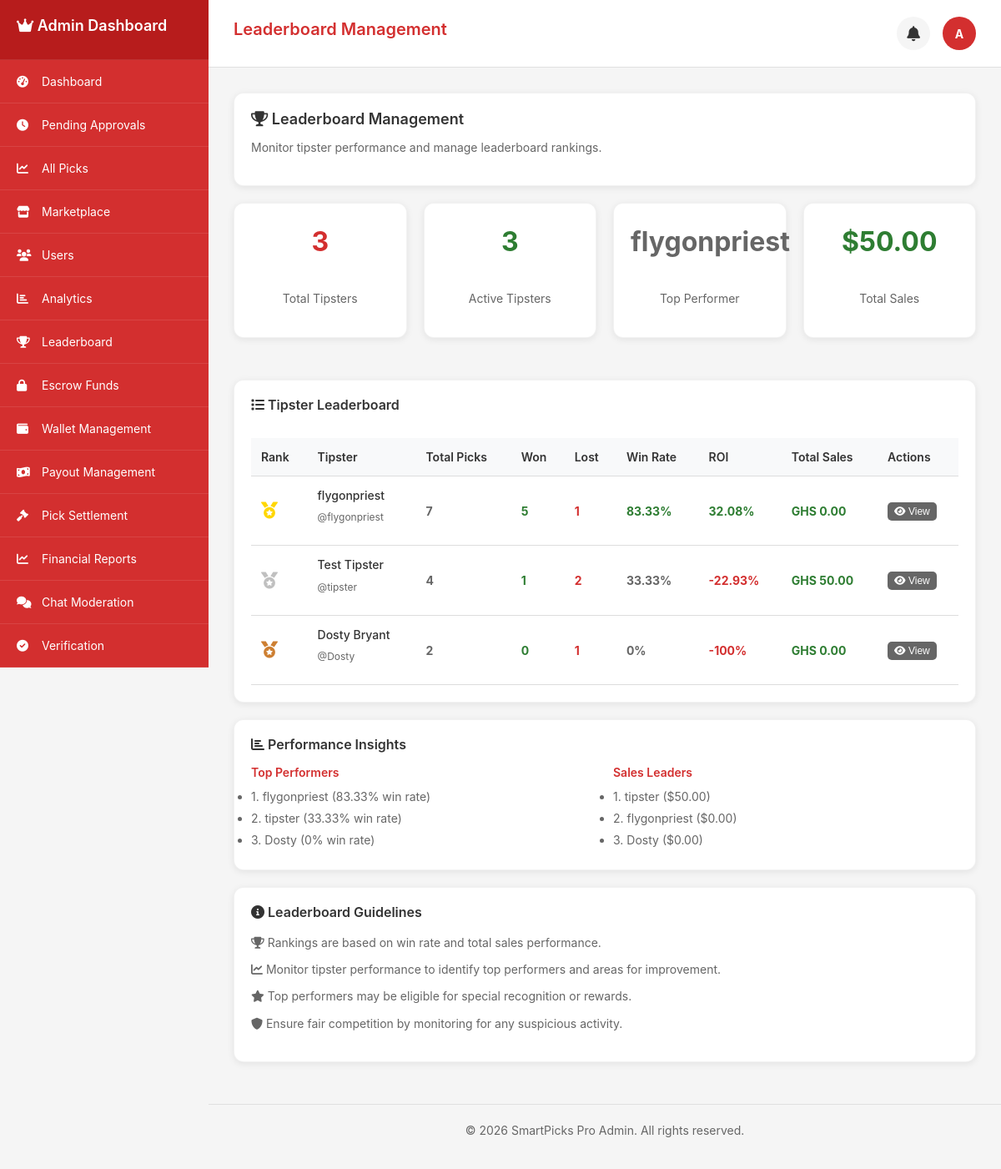
/admin_leaderboard (signed in), run on the app's committed database.
### tables this page shows
CREATE TABLE `users` (
  `id` int(11) NOT NULL AUTO_INCREMENT,
  `username` varchar(50) NOT NULL,
  `email` varchar(100) NOT NULL,
  `password` varchar(255) NOT NULL,
  `display_name` varchar(100) NOT NULL,
  `avatar` varchar(255) DEFAULT NULL,
  `role` enum('user','tipster','admin') DEFAULT 'user',
  `status` enum('active','inactive','suspended') DEFAULT 'active',
  `phone` varchar(20) DEFAULT NULL,
  `country` varchar(50) DEFAULT 'Ghana',
  `timezone` varchar(50) DEFAULT 'Africa/Accra',
  `last_login` datetime DEFAULT NULL,
  `created_at` datetime DEFAULT current_timestamp(),
  `updated_at` datetime DEFAULT current_timestamp() ON UPDATE current_timestamp(),
  `country_code` varchar(3) DEFAULT 'GHA',
  `flag_emoji` varchar(10) DEFAULT '??',
  `is_online` tinyint(1) DEFAULT 0,
  `last_activity` datetime DEFAULT NULL,
  `is_verified` tinyint(1) DEFAULT 0,
  `email_notifications` tinyint(1) DEFAULT 1,
  `sms_notifications` tinyint(1) DEFAULT 0,
  `push_notifications` tinyint(1) DEFAULT 1,
  `bio` text DEFAULT NULL,
  PRIMARY KEY (`id`),
  UNIQUE KEY `username` (`username`),
  UNIQUE KEY `email` (`email`),
  KEY `idx_username` (`username`),
  KEY `idx_email` (`email`),
  KEY `idx_role` (`role`),
  KEY `idx_status` (`status`),
  KEY `idx_country_code` (`country_code`),
  KEY `idx_is_online` (`is_online`)
);

### app/controllers/admin_leaderboard.php (the view, shortened to what the rows shown need)
<?php
require_once __DIR__ . '/../../config/config.php';
require_once __DIR__ . '/../models/Database.php';
require_once __DIR__ . '/../models/TipsterPerformanceService.php';
$db = Database::getInstance();
$userId = $_SESSION['user_id'];
$user = $db->fetch("SELECT * FROM users WHERE id = ?", [$userId]);
$leaderboardData = [];
$performanceService = TipsterPerformanceService::getInstance();
try {
    $leaderboardData = $performanceService->getLeaderboard(20);
} catch (Exception $e) {
    $leaderboardData = [];
    $stats = [
        'total_tipsters' => 0,
        'total_picks' => 0,
        'total_won' => 0,
        'total_lost' => 0,
        'total_sales' => 0,
        'platform_roi' => 0,
        'active_tipsters' => 0,
        'top_performer' => 'N/A'
    ];
}
$pageTitle = "Leaderboard Management";
?>
<div class="admin-leaderboard-content">
    <div class="card">
        <h2><i class="fas fa-trophy"></i> Leaderboard Management</h2>
    </div>
    <div class="card">
        <?php if (empty($leaderboardData)): ?>
        <div style="text-align: center; padding: 40px; color: #666;">
            <i class="fas fa-trophy" style="font-size: 48px; color: #ccc; margin-bottom: 20px;"></i>
            <p>No tipster data available yet.</p>
        </div>
        <?php else: ?>
        <div style="overflow-x: auto; margin-top: 15px;">
            <table style="width: 100%; border-collapse: collapse;">
                <thead>
                    <tr style="background-color: #f8f9fa;">
                        <th style="padding: 12px; text-align: left; border-bottom: 1px solid #ddd;">Rank</th>
                        <th style="padding: 12px; text-align: left; border-bottom: 1px solid #ddd;">Tipster</th>
                        <th style="padding: 12px; text-align: left; border-bottom: 1px solid #ddd;">Total Picks</th>
                        <th style="padding: 12px; text-align: left; border-bottom: 1px solid #ddd;">Won</th>
                        <th style="padding: 12px; text-align: left; border-bottom: 1px solid #ddd;">Lost</th>
                        <th style="padding: 12px; text-align: left; border-bottom: 1px solid #ddd;">Win Rate</th>
                        <th style="padding: 12px; text-align: left; border-bottom: 1px solid #ddd;">ROI</th>
                        <th style="padding: 12px; text-align: left; border-bottom: 1px solid #ddd;">Total Sales</th>
                        <th style="padding: 12px; text-align: left; border-bottom: 1px solid #ddd;">Actions</th>
                    </tr>
                </thead>
                <tbody>
                    <?php foreach ($leaderboardData as $index => $tipster): ?>
                    <tr style="border-bottom: 1px solid #f0f0f0;">
                        <td style="padding: 12px;">
                            <div style="display: flex; align-items: center; gap: 10px;">
                                <?php if ($index < 3): ?>
                                    <i class="fas fa-medal" style="font-size: 20px; color: <?php echo $index === 0 ? '#ffd700' : ($index === 1 ? '#c0c0c0' : '#cd7f32'); ?>;"></i>
                                <?php else: ?>
                                    <span style="font-size: 16px; font-weight: bold; color: #666;"><?php echo $index + 1; ?></span>
                                <?php endif; ?>
                            </div>
                        </td>
                        <td style="padding: 12px;">
                            <p style="font-weight: 500; margin-bottom: 5px;"><?php echo htmlspecialchars($tipster['display_name'] ?: $tipster['username']); ?></p>
                            <p style="font-size: 12px; color: #666;">@<?php echo htmlspecialchars($tipster['username']); ?></p>
                        </td>
                        <td style="padding: 12px;">
                            <span style="font-weight: bold; color: #666;">
                                <?php echo $tipster['total_picks']; ?>
                            </span>
                        </td>
                        <td style="padding: 12px;">
                            <span style="font-weight: bold; color: #2e7d32;">
                                <?php echo $tipster['won_picks']; ?>
                            </span>
                        </td>
                        <td style="padding: 12px;">
                            <span style="font-weight: bold; color: #d32f2f;">
                                <?php echo $tipster['lost_picks']; ?>
                            </span>
                        </td>
                        <td style="padding: 12px;">
                            <span style="font-weight: bold; color: <?php echo $tipster['win_rate'] >= 60 ? '#2e7d32' : ($tipster['win_rate'] >= 40 ? '#d32f2f' : '#666'); ?>;">
                                <?php echo $tipster['win_rate']; ?>%
                            </span>
                        </td>
                        <td style="padding: 12px;">
                            <span style="font-weight: bold; color: <?php echo $tipster['roi'] >= 0 ? '#2e7d32' : '#d32f2f'; ?>;">
                                <?php echo $tipster['roi']; ?>%
                            </span>
                        </td>
                        <td style="padding: 12px;">
                            <span style="font-weight: bold; color: #2e7d32;">
                                GHS <?php echo number_format($tipster['total_sales'], 2); ?>
                            </span>
                        </td>
                        <td style="padding: 12px;">
                            <button type="button" class="btn btn-secondary" style="padding: 4px 8px; font-size: 12px;" onclick="viewTipsterProfile(<?php echo $tipster['id']; ?>)">
                                <i class="fas fa-eye"></i> View
                            </button>
                        </td>
                    </tr>
                    <?php endforeach; ?>
                </tbody>
            </table>
        </div>
        <?php endif; ?>
    </div>
    <div class="card">
        <div style="margin-top: 15px;">
            <?php if (!empty($leaderboardData)): ?>
            <div style="display: grid; grid-template-columns: 1fr 1fr; gap: 20px;">
                <div>
                    <ul style="color: #666; font-size: 14px;">
                        <?php for ($i = 0; $i < min(3, count($leaderboardData)); $i++): ?>
                        <li style="margin-bottom: 5px;">
                            <?php echo ($i + 1); ?>. <?php echo htmlspecialchars($leaderboardData[$i]['username']); ?>
                            (<?php echo $leaderboardData[$i]['win_rate']; ?>% win rate)
                        </li>
                        <?php endfor; ?>
                    </ul>
                </div>
                <div>
                    <ul style="color: #666; font-size: 14px;">
                        <?php
                        $salesLeaders = $leaderboardData;
                        usort($salesLeaders, function($a, $b) { return $b['total_sales'] <=> $a['total_sales']; });
                        for ($i = 0; $i < min(3, count($salesLeaders)); $i++): ?>
                        <li style="margin-bottom: 5px;">
                            <?php echo ($i + 1); ?>. <?php echo htmlspecialchars($salesLeaders[$i]['username']); ?>
                            ($<?php echo number_format($salesLeaders[$i]['total_sales'], 2); ?>)
                        </li>
                        <?php endfor; ?>
                    </ul>
                </div>
            </div>
            <?php else: ?>
            <p style="color: #666;">No performance data available yet.</p>
            <?php endif; ?>
        </div>
    </div>
</div>
<?php
$content = ob_get_clean();
include __DIR__ . '/../views/layouts/admin_layout.php';
?>

### app/views/layouts/admin_layout.php (shortened to what the rows shown need)
<!DOCTYPE html>
<html lang="en">
<head>
    <link rel="stylesheet" href="https://cdnjs.cloudflare.com/ajax/libs/font-awesome/6.0.0-beta3/css/all.min.css">
</head>
<body>
    <div class="sidebar" id="sidebar">
        <div class="sidebar-header">
            <h2><i class="fas fa-crown"></i> Admin Dashboard</h2>
        </div>
    </div>
    <div class="main-content">
        <div class="page-header">
            <h1 class="page-title"><?php echo isset($pageTitle) ? $pageTitle : 'Admin Dashboard'; ?></h1>
            <div class="admin-info">
                <div class="notification-container">
                    <div class="notification-bell" id="notificationBell" onclick="toggleNotificationDropdown()">
                    </div>
                </div>
                <div class="admin-avatar">
                    <?php echo isset($user) ? strtoupper(substr($user['username'], 0, 1)) : 'A'; ?>
                </div>
            </div>
        </div>
        <div class="content-area">
            <?php echo isset($content) ? $content : ''; ?>
        </div>
    </div>
</body>
</html>

### data on the page
users: username "A"
users: display_name "flygonpriest", username "flygonpriest", total_picks "7", won_picks "5", lost_picks "1", win_rate "83.33", roi "32.08", total_sales "0.00"
users: display_name "Test Tipster", username "tipster", total_picks "4", won_picks "1", lost_picks "2", win_rate "33.33", roi "-22.93", total_sales "50.00"
users: display_name "Dosty Bryant", username "Dosty", total_picks "2", won_picks "0", lost_picks "1", win_rate "0", roi "-100", total_sales "0.00"

### other printed values
$item['text'] "Dashboard"
$item['text'] "Pending Approvals"
$item['text'] "All Picks"
$item['text'] "Marketplace"
$item['text'] "Users"
$item['text'] "Analytics"
$item['text'] "Leaderboard"
$item['text'] "Escrow Funds"
$item['text'] "Wallet Management"
$item['text'] "Payout Management"
$item['text'] "Pick Settlement"
$item['text'] "Financial Reports"
$item['text'] "Chat Moderation"
$item['text'] "Verification"
$pageTitle "Leaderboard Management"
